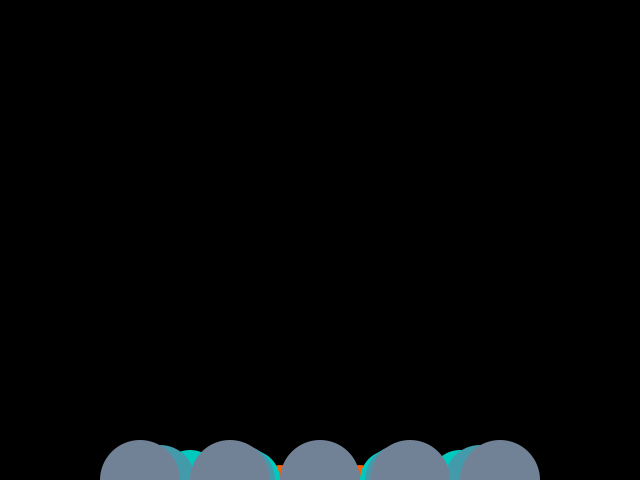
Frame 1 (no input)
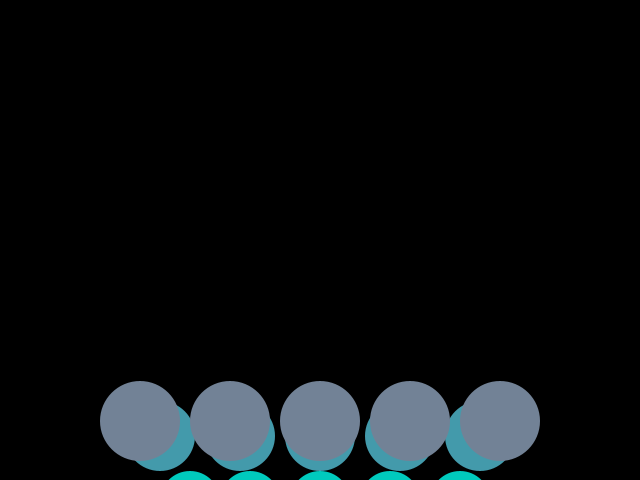
Frame 60 (the mouse pressed at the canvas centre just before this capture)
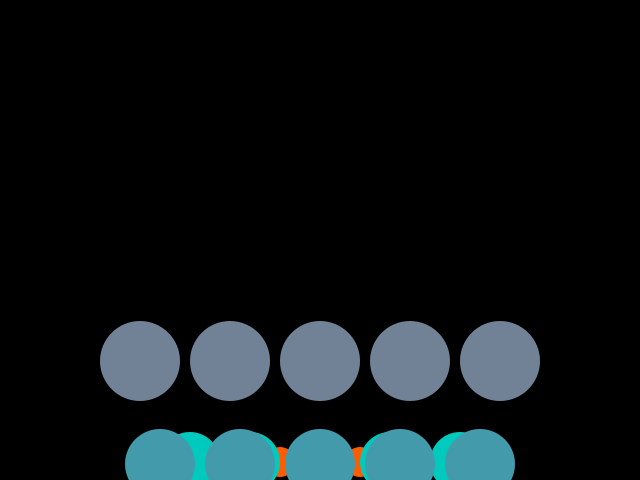
Frame 120 (the mouse held since frame 60 and released just before this capture)

The Processing sketch that drew these frames (run headless with seeded random() and noise(); from frame 60 on, the mouse is pressed at the canvas centre):

// Processing sketch: processing_54194
// ── processing_54194.pde

//darkblue//
float posX1 = 320;
float posX2 = 230;
float posX3 = 140;
float posX4 = 410;
float posX5 = 500;
float posY1 = 480;
float circleSize1 = 80;
color circleColor1 = color(114,130,150);

//mediumblue//
float posX6 = 320;
float posX7 = 240;
float posX8 = 160;
float posX9 = 400;
float posX10 = 480;
float posY2 = 480;
float circleSize2 = 70;
color circleColor2 = color(67,154,171);

//lightblue//
float posX11 = 320;
float posX12 = 250;
float posX13 = 190;
float posX14 = 390;
float posX15 = 460;
float posY3 = 480;
float circleSize3 = 60;
color circleColor3 = color(0,202,189);

//red//
float posX16 = 320;
float posX17 = 280;
float posX18 = 240;
float posX19 = 360;
float posX20 = 400;
float posY4 = 480;
float circleSize4 = 30;
color circleColor4 = color(255,91,0);
 
void setup(){
  size(640,480);
}
 
void draw(){
  background(0);

  noStroke();
  ellipseMode(CENTER);
  fill(circleColor4);
  ellipse(posX16,posY4,circleSize4,circleSize4);
  ellipse(posX17,posY4,circleSize4,circleSize4);
  ellipse(posX18,posY4,circleSize4,circleSize4);
  ellipse(posX19,posY4,circleSize4,circleSize4);
  ellipse(posX20,posY4,circleSize4,circleSize4);
  
    noStroke();
  ellipseMode(CENTER);
  fill(circleColor3);
  ellipse(posX11,posY3,circleSize3,circleSize3);
  ellipse(posX12,posY3,circleSize3,circleSize3);
  ellipse(posX13,posY3,circleSize3,circleSize3);
  ellipse(posX14,posY3,circleSize3,circleSize3);
  ellipse(posX15,posY3,circleSize3,circleSize3);
  
  
  noStroke();
  ellipseMode(CENTER);
  fill(circleColor2);
  ellipse(posX6,posY2,circleSize2,circleSize2);
  ellipse(posX7,posY2,circleSize2,circleSize2);
  ellipse(posX8,posY2,circleSize2,circleSize2);
  ellipse(posX9,posY2,circleSize2,circleSize2);
  ellipse(posX10,posY2,circleSize2,circleSize2);
  
   
  noStroke();
  ellipseMode(CENTER);
  fill(circleColor1);
  ellipse(posX1,posY1,circleSize1,circleSize1);
  fill(circleColor1);
  ellipse(posX2,posY1,circleSize1,circleSize1);
  fill(circleColor1);
  ellipse(posX3,posY1,circleSize1,circleSize1);
  fill(circleColor1);
  ellipse(posX4,posY1,circleSize1,circleSize1);
  fill(circleColor1);
  ellipse(posX5,posY1,circleSize1,circleSize1);


  if(posY1>-80){
    posY1 -= 1;
  } else{
    posY1 = 480+80;
  }

/*  if(posY2>-70){
    posY2 -= 2;
  } else{
    posY2 = 480+70;
  } */
  
    if(posY2>posY1){
    posY2 -= 2;
  } else{
    posY2 = 480+70;
  }

  if(posY3>posY2){
    posY3 -= 3;
  } else{
    posY3 = 480+60;
  }

  if(posY4>posY3){
    posY4 -= 4;
  } else{
    posY4 = 480+30;
  }

}
